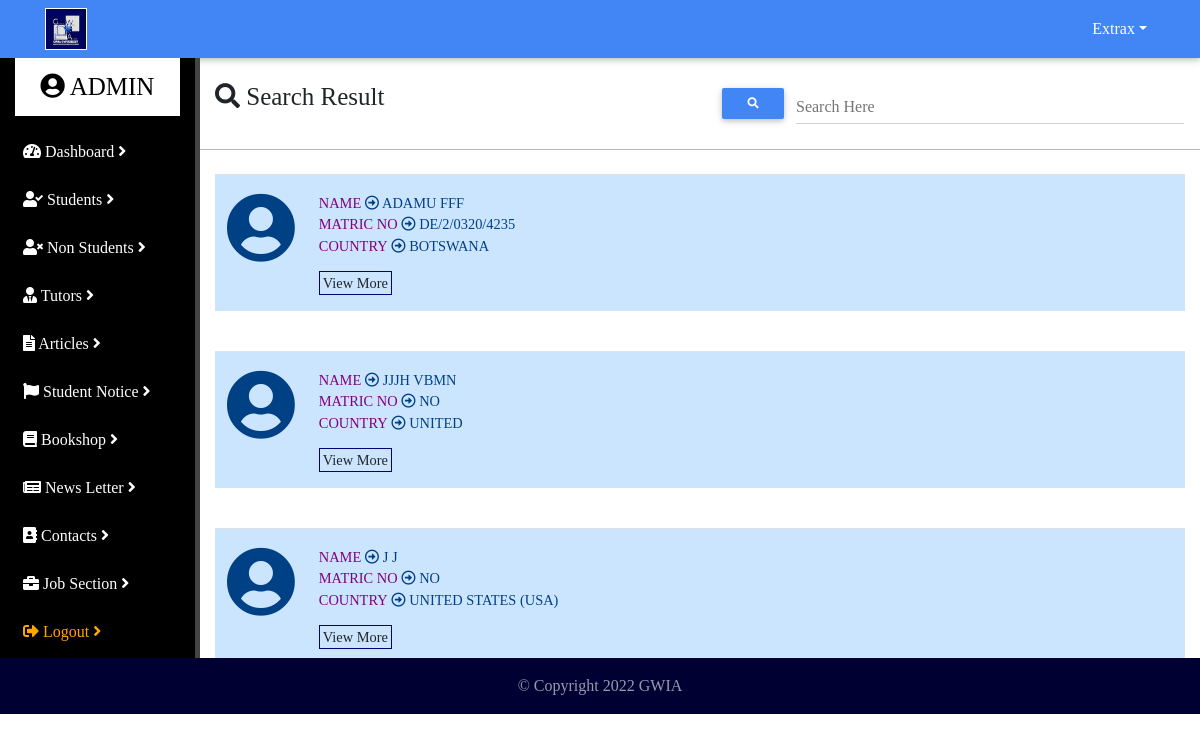
Page /adgwia/stud-search.php (signed in) on the committed database.
### tables this page shows
CREATE TABLE IF NOT EXISTS `student` (
  `id` int(11) NOT NULL,
  `sname` varchar(100) NOT NULL,
  `oname` varchar(100) NOT NULL,
  `email` varchar(100) NOT NULL,
  `country` varchar(100) NOT NULL,
  `state` varchar(100) NOT NULL,
  `address` longtext NOT NULL,
  `gender` varchar(100) NOT NULL,
  `course` varchar(100) NOT NULL,
  `leveledu` varchar(100) NOT NULL,
  `pass` varchar(100) NOT NULL,
  `phone` varchar(100) NOT NULL,
  `photo` varchar(250) NOT NULL,
  `terms` varchar(100) NOT NULL,
  `payment` varchar(100) NOT NULL,
  `adnum` varchar(100) NOT NULL,
  `time` datetime NOT NULL
);

### adgwia/stud-search.php (the view, shortened to what this page needs)
<?php
include'../access/access.php';
?>
<!DOCTYPE html>
<html lang="en-US">
  <head>
    <link rel="stylesheet" href="https://use.fontawesome.com/releases/v5.8.2/css/all.css">
    <link href="../adcss/b.css" rel="stylesheet">
    <link href="../adcss/md.css" rel="stylesheet">
</head>
<body>
    <header>
      <nav class="navbar navbar-expand-lg navbar-dark" id="navbar" style="background: #4285F4 !important;">
        <div class="container">
            <img src="../image/logo.jpg" style="width: 42px; height: 42px;border:1px solid white;padding: 0px !important;">
          <div class="collapse navbar-collapse" id="navbarContent">
            <ul class="navbar-nav ml-auto">
              <li class="nav-item dropdown">
                <a class="nav-link dropdown-toggle" href="#" id="dropdownMenu1" data-toggle="dropdown">Extrax</a>
              </li>
            </ul>
          </div>
        </div>
      </nav>
    </header>
    <div class="container-fluid">
      <div class="row">
      <div class="col-md-3 col-lg-2" id="navigation" style="border-right:5px solid #444;padding-bottom: 0px;height: 600px;margin-top: 0px;background: #000;font-family: lucida sans">
        	<center style="color:black; font-size:25px; background: white;padding: 10px;">
				<i class="fas fa-user-circle"></i> ADMIN
			</center>
			<br>
			<p id="plink2">
				<a href="gdashboard.php" id="plink"> <i class="fas fa-tachometer-alt"></i> Dashboard <i class="fas fa-angle-right"></i></a>
			</p>
			<p id="plink2">
				<a href="stud.php" id="plink"> <i class="fas fa-user-check"></i> Students <i class="fas fa-angle-right"></i></a>
			</p>
			<p id="plink2">
				<a href="non-stud.php" id="plink"> <i class="fas fa-user-times"></i> Non Students <i class="fas fa-angle-right"></i></a>
			</p>
			<p id="plink2">
				<a href="tutor.php" id="plink"><i class="fas fa-user-tie"></i> Tutors <i class="fas fa-angle-right"></i></a>
			</p>
			<p id="plink2">
				<a href="article.php" id="plink"><i class="fas fa-file-alt"></i> Articles <i class="fas fa-angle-right"></i></a>
			</p>
      <p id="plink2">
        <a href="notice.php" id="plink"><i class="fas fa-flag"></i> Student Notice <i class="fas fa-angle-right"></i></a>
      </p>
			<p id="plink2">
				<a href="book.php" id="plink"><i class="fas fa-book"></i> Bookshop <i class="fas fa-angle-right"></i></a>
			</p>
			<p id="plink2">
				<a href="news.php" id="plink"><i class="fas fa-newspaper"></i> News Letter <i class="fas fa-angle-right"></i></a>
			</p>
			<p id="plink2">
				<a href="contact.php" id="plink"><i class="fas fa-address-book"></i> Contacts <i class="fas fa-angle-right"></i></a>
			</p>
			<p id="plink2">
				<a href="job.php" id="plink"><i class="fas fa-briefcase"></i> Job Section <i class="fas fa-angle-right"></i></a>
			</p>
			<p id="plink2">
				<a href="logout.php" id="plink4"><i class="fas fa-sign-out-alt"></i> Logout <i class="fas fa-angle-right"></i></a>
			</p>
        </div>
        <div class="col-sm-12 col-md-9 col-lg-10" style="height: 600px; overflow: auto;">
          <div class="row" style="border-bottom: 1px solid #bbb;">
            <div class="col-sm-12 col-md-6">
              <br>
              <h4 style="font-size:25px;">
                <i class="fas fa-search"></i> Search Result
              </h4>
            </div>
            <div class="col-sm-12 col-md-6">
              <center id="search">
                <form method="post">
                  <table border="0" style="width: 100% !important;">
                    <tr>
                      <td width="80px">
                        <button name="search" class="btn btn-sm btn-primary">
                          <i class="fas fa-search"></i>
                        </button>
                      </td>
                      <td>
                        <div class="md-form">
                          <input class="form-control" id="email" type="text" name="word" required="required"/>
                          <label for="email">Search Here</label>
                        </div>
                      </td>
                    </tr>
                  </table>
                </form>
              </center>
            </div>
          </div>
          <div id="get-stud">
            <?php
              $w = base64_decode($_GET['word']);
              $sel = $pdo->prepare("SELECT * FROM student WHERE sname LIKE '%$w%' OR oname LIKE '%$w%' OR email LIKE '%$w%' OR phone LIKE '%$w%' OR country LIKE '%$w%' OR course LIKE '%$w%' OR leveledu LIKE '%$w%' OR state LIKE '%$w%' OR gender LIKE '%$w%' ");
              $sel->execute();
              if($sel->rowCount() > 0){
                while($f = $sel->fetch()){
                if($f['payment'] == 'no'){
                }else{
             ?>
              <br>
                <table class="table alert-primary" style="width: 100%;">
                  <tr>
                    <td style="width: 90px;">
                      <?php
                        if($f['photo'] == 'no'){
                          echo'<i class="fas fa-user-circle" style="font-size:70px;"></i>';
                        }else{
                          echo'<img src="../student/'.$f['photo'].'" style="width:65px;height:68;">';
                        }
                      ?>
                    </td>
                    <td style="">
                      <strong style="color: purple">NAME</strong> <i class="far fa-arrow-alt-circle-right"></i>
                      <?php echo strtoupper($f['sname']).' '.strtoupper($f['oname']);?>
                      <br>
                      <strong style="color: purple">MATRIC NO</strong> <i class="far fa-arrow-alt-circle-right"></i>
                      <?php echo strtoupper($f['adnum']);?>
                      <br>
                      <strong style="color: purple">COUNTRY</strong> <i class="far fa-arrow-alt-circle-right"></i>
                      <?php echo strtoupper(str_replace('_', ' ', $f['country']));?>
                      <a href="stud-info.php?id=<?=base64_encode($f['id'])?>&link=<?=base64_encode('stud-search.php')?>&word=<?=base64_encode($w)?>" style="padding: 3px;border:1px solid #000077;" id="dlink">View More</a>
                    </td>
                  </tr>
                </table>
             <?php
                  }
                }
              }else{
                echo'<center style="color:red">No data yet !!</center>';
              }
             ?>
          </div>
        </div>
      </div>
    </div>
    <footer class="page-footer white center-on-small-only">
      <div class="footer-copyright" style="background: #000033">
        <div class="container-fluid">
          <center>
            &copy; Copyright <script> var d = new Date();var n = d. getFullYear(); document.write(n);</script> GWIA
          </center>
        </div>
      </div>
    </footer>
  </body>
</html>

### adgwia/stud-search.php (style rules this page uses)
body { font-family: lucida sans; }
#plink2 { padding-bottom: 8px; }
#plink { letter-spacing: 0px; color: white; padding: 8px; }
#plink4 { color: orange; padding: 8px; }

### rows in the picture
student: photo "no" (drawn), sname "ADAMU", oname "FFF", adnum "DE/2/0320/4235", country "BOTSWANA"
student: photo "no" (drawn), sname "JJJH", oname "VBMN", adnum "NO", country "UNITED"
student: photo "no" (drawn), sname "J", oname "J", adnum "NO", country "UNITED STATES (USA)"
